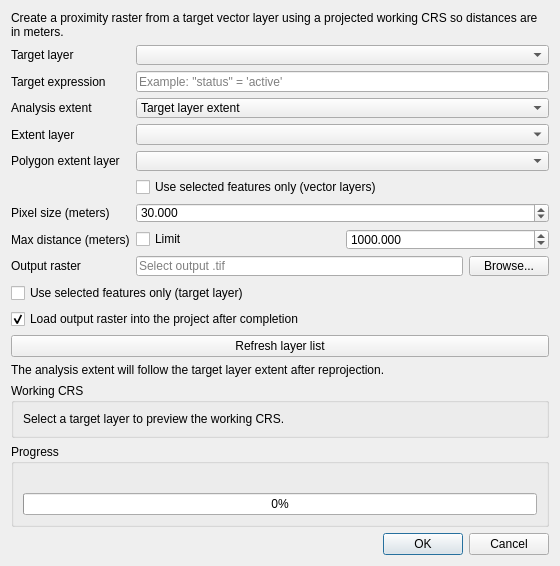
<?xml version="1.0" encoding="UTF-8"?>
<ui version="4.0">
 <class>ProxiVecDialogBase</class>
 <widget class="QDialog" name="ProxiVecDialogBase">
  <property name="geometry">
   <rect>
    <x>0</x>
    <y>0</y>
    <width>560</width>
    <height>500</height>
   </rect>
  </property>
  <property name="windowTitle">
   <string>ProxiVec - Raster Proximity</string>
  </property>
  <layout class="QVBoxLayout" name="verticalLayout">
   <item>
    <widget class="QLabel" name="titleLabel">
     <property name="text">
      <string>Create a proximity raster from a target vector layer using a projected working CRS so distances are in meters.</string>
     </property>
     <property name="wordWrap">
      <bool>true</bool>
     </property>
    </widget>
   </item>
   <item>
    <layout class="QFormLayout" name="formLayout">
     <item row="0" column="0">
      <widget class="QLabel" name="targetLayerLabel">
       <property name="text">
        <string>Target layer</string>
       </property>
      </widget>
     </item>
     <item row="0" column="1">
      <widget class="QComboBox" name="targetLayerCombo"/>
     </item>
     <item row="1" column="0">
      <widget class="QLabel" name="targetExpressionLabel">
       <property name="text">
        <string>Target expression</string>
       </property>
      </widget>
     </item>
     <item row="1" column="1">
      <widget class="QLineEdit" name="targetExpressionEdit">
       <property name="placeholderText">
        <string>Example: "status" = 'active'</string>
       </property>
      </widget>
     </item>
     <item row="2" column="0">
      <widget class="QLabel" name="extentModeLabel">
       <property name="text">
        <string>Analysis extent</string>
       </property>
      </widget>
     </item>
     <item row="2" column="1">
      <widget class="QComboBox" name="extentModeCombo">
       <item>
        <property name="text">
         <string>Target layer extent</string>
        </property>
        <property name="userData" stdset="0">
         <string>target</string>
        </property>
       </item>
       <item>
        <property name="text">
         <string>Current canvas extent</string>
        </property>
        <property name="userData" stdset="0">
         <string>canvas</string>
        </property>
       </item>
       <item>
        <property name="text">
         <string>Calculate from layer extent</string>
        </property>
        <property name="userData" stdset="0">
         <string>layer</string>
        </property>
       </item>
       <item>
        <property name="text">
         <string>Use polygon layer (bounding box)</string>
        </property>
        <property name="userData" stdset="0">
         <string>polygon</string>
        </property>
       </item>
      </widget>
     </item>
     <item row="3" column="0">
      <widget class="QLabel" name="extentLayerLabel">
       <property name="text">
        <string>Extent layer</string>
       </property>
      </widget>
     </item>
     <item row="3" column="1">
      <widget class="QComboBox" name="extentLayerCombo"/>
     </item>
     <item row="4" column="0">
      <widget class="QLabel" name="polygonLayerLabel">
       <property name="text">
        <string>Polygon extent layer</string>
       </property>
      </widget>
     </item>
     <item row="4" column="1">
      <widget class="QComboBox" name="polygonExtentLayerCombo"/>
     </item>
     <item row="5" column="1">
      <widget class="QCheckBox" name="extentUseSelectedCheck">
       <property name="text">
        <string>Use selected features only (vector layers)</string>
       </property>
      </widget>
     </item>
     <item row="6" column="0">
      <widget class="QLabel" name="pixelSizeLabel">
       <property name="text">
        <string>Pixel size (meters)</string>
       </property>
      </widget>
     </item>
     <item row="6" column="1">
      <widget class="QDoubleSpinBox" name="pixelSizeSpin">
       <property name="decimals">
        <number>3</number>
       </property>
       <property name="minimum">
        <double>0.001000000000000</double>
       </property>
       <property name="maximum">
        <double>1000000.000000000000000</double>
       </property>
       <property name="value">
        <double>30.000000000000000</double>
       </property>
      </widget>
     </item>
     <item row="7" column="0">
      <widget class="QLabel" name="maxDistanceLabel">
       <property name="text">
        <string>Max distance (meters)</string>
       </property>
      </widget>
     </item>
     <item row="7" column="1">
      <layout class="QHBoxLayout" name="horizontalLayoutMaxDistance">
       <item>
        <widget class="QCheckBox" name="maxDistanceCheck">
         <property name="text">
          <string>Limit</string>
         </property>
        </widget>
       </item>
       <item>
        <widget class="QDoubleSpinBox" name="maxDistanceSpin">
         <property name="decimals">
          <number>3</number>
         </property>
         <property name="minimum">
          <double>0.001000000000000</double>
         </property>
         <property name="maximum">
          <double>1000000000.000000000000000</double>
         </property>
         <property name="value">
          <double>1000.000000000000000</double>
         </property>
        </widget>
       </item>
      </layout>
     </item>
     <item row="8" column="0">
      <widget class="QLabel" name="outputPathLabel">
       <property name="text">
        <string>Output raster</string>
       </property>
      </widget>
     </item>
     <item row="8" column="1">
      <layout class="QHBoxLayout" name="horizontalLayoutOutputPath">
       <item>
        <widget class="QLineEdit" name="outputPathEdit">
         <property name="placeholderText">
          <string>Select output .tif</string>
         </property>
        </widget>
       </item>
       <item>
        <widget class="QPushButton" name="outputBrowseButton">
         <property name="text">
          <string>Browse...</string>
         </property>
        </widget>
       </item>
      </layout>
     </item>
    </layout>
   </item>
   <item>
    <widget class="QCheckBox" name="targetSelectedCheck">
     <property name="text">
      <string>Use selected features only (target layer)</string>
     </property>
    </widget>
   </item>
   <item>
    <widget class="QCheckBox" name="loadRasterCheckBox">
     <property name="text">
      <string>Load output raster into the project after completion</string>
     </property>
     <property name="checked">
      <bool>true</bool>
     </property>
    </widget>
   </item>
   <item>
    <widget class="QPushButton" name="refreshButton">
     <property name="text">
      <string>Refresh layer list</string>
     </property>
    </widget>
   </item>
   <item>
    <widget class="QLabel" name="extentHintLabel">
     <property name="text">
      <string>The analysis extent will follow the target layer extent after reprojection.</string>
     </property>
     <property name="wordWrap">
      <bool>true</bool>
     </property>
    </widget>
   </item>
   <item>
    <widget class="QGroupBox" name="crsGroupBox">
     <property name="title">
      <string>Working CRS</string>
     </property>
     <layout class="QVBoxLayout" name="verticalLayout_2">
      <item>
       <widget class="QLabel" name="crsInfoLabel">
        <property name="text">
         <string>Select a target layer to preview the working CRS.</string>
        </property>
        <property name="wordWrap">
         <bool>true</bool>
        </property>
       </widget>
      </item>
     </layout>
    </widget>
   </item>
   <item>
    <widget class="QGroupBox" name="progressGroupBox">
     <property name="title">
      <string>Progress</string>
     </property>
     <layout class="QVBoxLayout" name="verticalLayout_3">
      <item>
       <widget class="QLabel" name="progressLabel">
        <property name="text">
         <string/>
        </property>
        <property name="wordWrap">
         <bool>true</bool>
        </property>
       </widget>
      </item>
      <item>
       <widget class="QProgressBar" name="progressBar">
        <property name="minimum">
         <number>0</number>
        </property>
        <property name="maximum">
         <number>100</number>
        </property>
        <property name="value">
         <number>0</number>
        </property>
       </widget>
      </item>
     </layout>
    </widget>
   </item>
   <item>
    <spacer name="verticalSpacer">
     <property name="orientation">
      <enum>Qt::Vertical</enum>
     </property>
     <property name="sizeHint" stdset="0">
      <size>
       <width>20</width>
       <height>40</height>
      </size>
     </property>
    </spacer>
   </item>
   <item>
    <widget class="QDialogButtonBox" name="buttonBox">
     <property name="orientation">
      <enum>Qt::Horizontal</enum>
     </property>
     <property name="standardButtons">
      <set>QDialogButtonBox::Cancel|QDialogButtonBox::Ok</set>
     </property>
    </widget>
   </item>
  </layout>
 </widget>
 <resources/>
 <connections/>
</ui>
